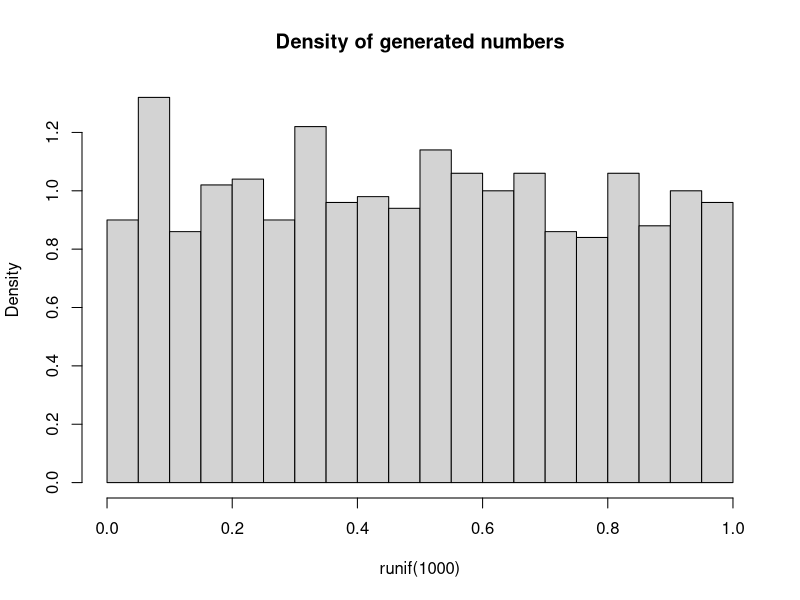
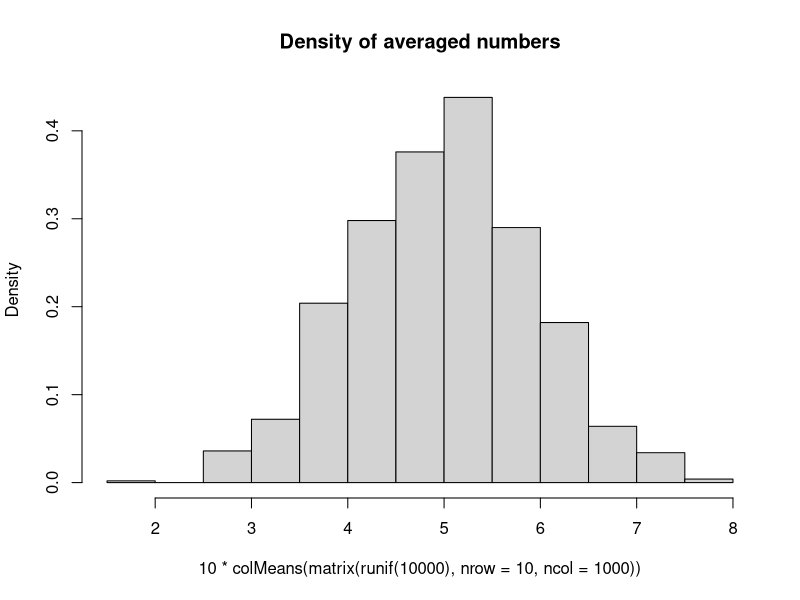

The R script that drew these images, in order:
## ---- chunk 1
knitr::opts_chunk$set(echo = FALSE)
## ---- chunk 2
hist(runif(1000), breaks=20, probability=TRUE, 
     main="Density of generated numbers")
## ---- chunk 3
hist(10*colMeans(matrix(runif(10000), nrow=10, ncol=1000)), 
     breaks=20, probability=TRUE, main="Density of averaged numbers")
